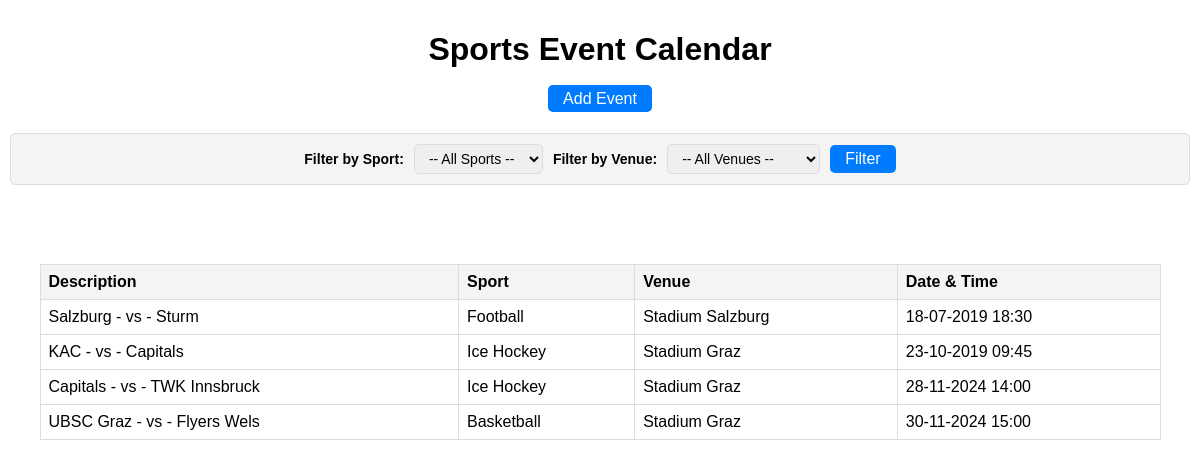
The page / on the database its author committed.
### tables this page shows
CREATE TABLE `Events` (
  `id` int(11) NOT NULL,
  `sport_id` int(11) NOT NULL,
  `description` text DEFAULT NULL,
  `venue_id` int(11) DEFAULT NULL,
  `date_time` datetime NOT NULL
);

CREATE TABLE `Sports` (
  `id` int(11) NOT NULL,
  `name` varchar(255) NOT NULL
);

CREATE TABLE `Venues` (
  `id` int(11) NOT NULL,
  `name` varchar(255) NOT NULL,
  `address` varchar(255) DEFAULT NULL
);

### index.php (the view, shortened to what this page needs)
<?php
require 'functions.php';
$sport_name = isset($_GET['sport']) ? $_GET['sport'] : '';
$venue_id = isset($_GET['venue']) ? $_GET['venue'] : '';
$events = getFilteredEvents($pdo, $sport_name, $venue_id);
function getFilteredEvents($pdo, $sport_name, $venue_id)
{
    $query = "
    SELECT
        e.id AS event_id,
        e.description,
        e.date_time,
        s.name AS sport_name,
        v.name AS venue_name
    FROM Events e
    JOIN Sports s ON e.sport_id = s.id
    LEFT JOIN Venues v ON e.venue_id = v.id
    WHERE (:sport_name = '' OR s.name = :sport_name)
    AND (:venue_id = '' OR v.id = :venue_id)
    ORDER BY e.date_time ASC";
    $stmt = $pdo->prepare($query);
    $stmt->execute([
        ':sport_name' => $sport_name,
        ':venue_id' => $venue_id,
    ]);
    return $stmt->fetchAll(PDO::FETCH_ASSOC);
}
?>
<!DOCTYPE html>
<html lang="en">
<head>
</head>
<body>
    <h1>Sports Event Calendar</h1>
    <nav>
        <a href="add_event.php">Add Event</a>
    </nav>
    <form method="GET" action="index.php">
        <label for="sport">Filter by Sport:</label>
        <select id="sport" name="sport">
            <option value="">-- All Sports --</option>
        </select>
        <label for="venue">Filter by Venue:</label>
        <select id="venue" name="venue">
            <option value="">-- All Venues --</option>
        </select>
        <button type="submit">Filter</button>
    </form>
    <div id="table">
        <table>
            <thead>
                <tr>
                    <th>Description</th>
                    <th>Sport</th>
                    <th>Venue</th>
                    <th>Date & Time</th>
                </tr>
            </thead>
            <tbody>
                <?php if (!empty($events)): ?>
                    <?php foreach ($events as $event): ?>
                        <tr>
                            <td><?= htmlspecialchars($event['description']) ?></td>
                            <td><?= htmlspecialchars($event['sport_name']) ?></td>
                            <td><?= htmlspecialchars($event['venue_name']) ?></td>
                            <td><?= htmlspecialchars((new DateTime($event['date_time']))->format('d-m-Y H:i')) ?></td>
                        </tr>
                    <?php endforeach; ?>
                <?php else: ?>
                    <tr>
                        <td colspan="4" style="text-align:center;">No events available at the moment.</td>
                    </tr>
                <?php endif; ?>
            </tbody>
        </table>
    </div>
</body>
</html>

### index.php (style rules this page uses)
body { font-family: Arial, sans-serif; max-width: 1200px; margin: 0 auto; padding: 10px; }
h1 { text-align: center; }
form { display: flex; justify-content: center; align-items: center; margin: 20px 0; gap: 10px; padding: 10px; background-color: #f4f4f4; border: 1px solid #ddd; border-radius: 5px; }
label { font-size: 14px; font-weight: bold; }
select { padding: 5px 10px; font-size: 14px; border: 1px solid #ddd; border-radius: 5px; }
button { padding: 5px 15px; font-size: 16px; color: #fff; background-color: #007bff; border: none; border-radius: 5px; cursor: pointer; transition: background-color 0.3s; }
#table { display: flex; justify-content: center; }
table { width: 95%; border-collapse: collapse; margin-top: 5%; }
th, td { border: 1px solid #ddd; padding: 8px; text-align: left; }
th { background-color: #f4f4f4; }
nav { text-align: center; margin-bottom: 25px; }
nav a { text-decoration: none; border-radius: 5px; margin: 0 10px; padding: 5px 15px; font-size: 16px; color: #fff; background-color: #007bff; }

### rows shown on the page
events: description "Salzburg - vs - Sturm", sport.name "Football", venue.name "Stadium Salzburg", date_time "18-07-2019 18:30"
events: description "KAC - vs - Capitals", sport.name "Ice Hockey", venue.name "Stadium Graz", date_time "23-10-2019 09:45"
events: description "Capitals - vs - TWK Innsbruck", sport.name "Ice Hockey", venue.name "Stadium Graz", date_time "28-11-2024 14:00"
events: description "UBSC Graz - vs - Flyers Wels", sport.name "Basketball", venue.name "Stadium Graz", date_time "30-11-2024 15:00"
